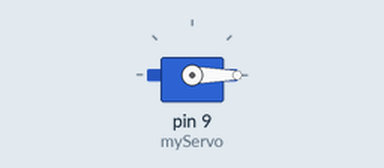
Simulated run of this sketch. Board: Arduino Uno, built with avr-gcc and run on an emulated ATmega328P. Parts: servo.

Above: at 0.05 s.
Timing chart, 0 to 3.0 s (numbered marks = the images above):
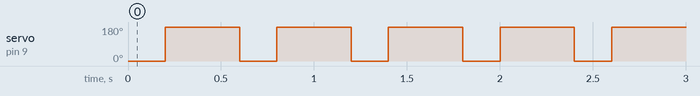

The sketch:

sketch_nov12b_version_1.ino
```cpp
#include <Servo.h>

Servo myServo;

void setup() {
  myServo.attach(9);  // Attach the servo to pin 9
}

void loop() {
  myServo.write(0);   // Rotate clockwise
  delay(200);         // Wait for 2 seconds

  myServo.write(180); // Rotate counterclockwise
  delay(200);         // Wait for 2 seconds

  myServo.write(180);  // Stop the motor
  delay(200);         // Wait for 2 seconds
}
```

Measured:
- by itself, servo on pin 9 (myServo): alternates 180° for 0.40 s and 0° for 0.20 s
